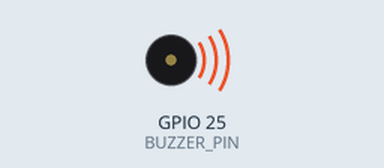
A sketch run on a simulated ESP32. On the bench: buzzer (waves = sounding, pin HIGH). What the sketch prints to the serial monitor is not drawn.

Above: at 0.15 s.
Timing chart, 0 to 4.6 s (numbered marks = the images above):
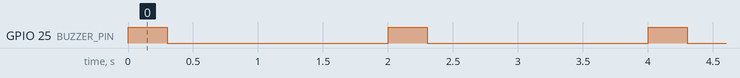

Measured:
- by itself, GPIO 25 (BUZZER_PIN): alternates HIGH for 0.30 s and LOW for 1.7 s

The sketch:

buzzer_test.ino
```cpp
#define BUZZER_PIN 25

void setup() {
  Serial.begin(115200);
  pinMode(BUZZER_PIN, OUTPUT);
  Serial.println("Buzzer test. Listen for beeps.");
}

void loop() {
  Serial.println("BEEP");
  digitalWrite(BUZZER_PIN, HIGH);
  delay(300);

  digitalWrite(BUZZER_PIN, LOW);
  delay(1700);
}
```
